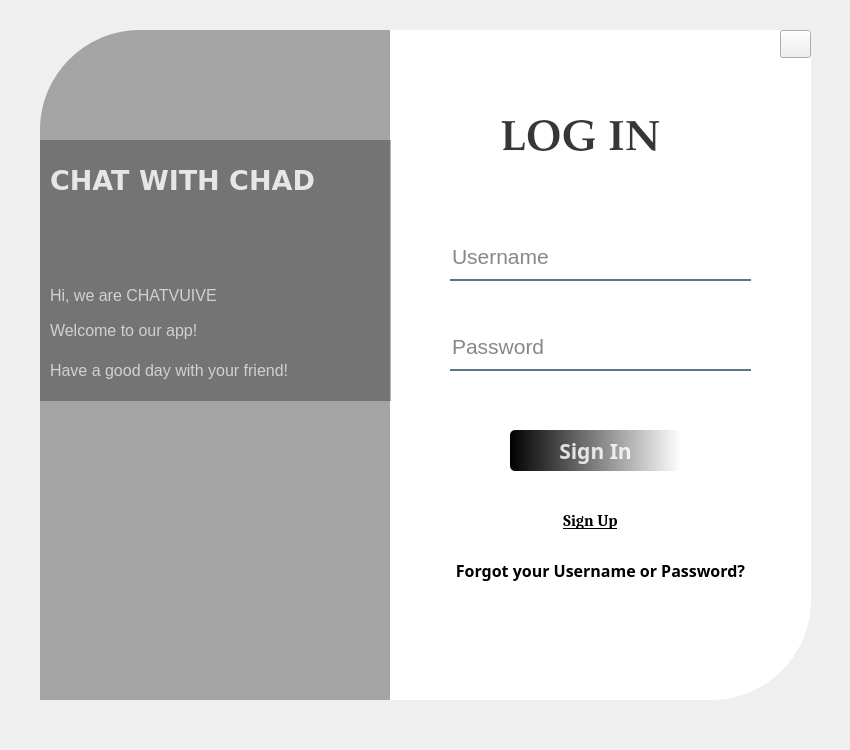
<?xml version="1.0" encoding="UTF-8"?>
<ui version="4.0">
 <class>LogIn</class>
 <widget class="QWidget" name="LogIn">
  <property name="geometry">
   <rect>
    <x>0</x>
    <y>0</y>
    <width>850</width>
    <height>750</height>
   </rect>
  </property>
  <property name="windowTitle">
   <string>Form</string>
  </property>
  <widget class="QWidget" name="widget" native="true">
   <property name="geometry">
    <rect>
     <x>40</x>
     <y>30</y>
     <width>771</width>
     <height>670</height>
    </rect>
   </property>
   <property name="font">
    <font>
     <pointsize>20</pointsize>
     <weight>75</weight>
     <bold>true</bold>
    </font>
   </property>
   <property name="styleSheet">
    <string notr="true">QPushButton#BtSignIn{
	background-color: qlineargradient(spread:pad, x1:0, y1:0, x2:1, y2:0, stop:0 rgba(0, 0, 0, 255), stop:1 rgba(255, 255, 255, 255));
	color: rgba(255,255,255,210);
	border-radius: 5px;
}
QPushButton#BtSignIn:hover{
	background-color: qlineargradient(spread:pad, x1:0, y1:0, x2:1, y2:0, stop:0 rgba(50, 0, 0, 255), stop:1 rgba(255, 255, 150, 255));
}
QPushButton#BtSignIn:pressed{
	padding-left: 5px;
	padding-top: 5px;
	background-color: gba(150,123,111,215);

}</string>
   </property>
   <widget class="QLabel" name="label">
    <property name="geometry">
     <rect>
      <x>0</x>
      <y>0</y>
      <width>361</width>
      <height>670</height>
     </rect>
    </property>
    <property name="font">
     <font>
      <pointsize>20</pointsize>
      <weight>75</weight>
      <bold>true</bold>
     </font>
    </property>
    <property name="styleSheet">
     <string notr="true">border-image: url(:/image/image/welcome.jpg);
border-top-left-radius: 100px;
background-color: rgba(0,0,0,80);</string>
    </property>
    <property name="text">
     <string/>
    </property>
   </widget>
   <widget class="QLabel" name="label_2">
    <property name="geometry">
     <rect>
      <x>350</x>
      <y>0</y>
      <width>421</width>
      <height>670</height>
     </rect>
    </property>
    <property name="font">
     <font>
      <pointsize>20</pointsize>
      <weight>75</weight>
      <bold>true</bold>
     </font>
    </property>
    <property name="styleSheet">
     <string notr="true">background-color: rgba(255,255,255,255);
border-bottom-right-radius: 100px;
</string>
    </property>
    <property name="text">
     <string/>
    </property>
   </widget>
   <widget class="QLabel" name="Title">
    <property name="geometry">
     <rect>
      <x>460</x>
      <y>80</y>
      <width>211</width>
      <height>61</height>
     </rect>
    </property>
    <property name="font">
     <font>
      <family>Palatino Linotype</family>
      <pointsize>32</pointsize>
      <weight>75</weight>
      <bold>true</bold>
     </font>
    </property>
    <property name="styleSheet">
     <string notr="true">background-color: rgba(255,255,255,255);
color: rgba(0,0,0,200);</string>
    </property>
    <property name="text">
     <string>LOG IN</string>
    </property>
   </widget>
   <widget class="QLineEdit" name="Username">
    <property name="geometry">
     <rect>
      <x>410</x>
      <y>210</y>
      <width>301</width>
      <height>41</height>
     </rect>
    </property>
    <property name="font">
     <font>
      <family>Microsoft Sans Serif</family>
      <pointsize>16</pointsize>
      <weight>50</weight>
      <bold>false</bold>
      <underline>false</underline>
     </font>
    </property>
    <property name="autoFillBackground">
     <bool>false</bool>
    </property>
    <property name="styleSheet">
     <string notr="true">background-color: rgba(0,0,0,0);
border: none;
border-bottom: 2px solid rgba(46,82,101,200);
color: rgba(0,0,0,240);
padding-bottom: 7px;
</string>
    </property>
    <property name="placeholderText">
     <string>Username</string>
    </property>
   </widget>
   <widget class="QLineEdit" name="Password">
    <property name="geometry">
     <rect>
      <x>410</x>
      <y>300</y>
      <width>301</width>
      <height>41</height>
     </rect>
    </property>
    <property name="font">
     <font>
      <family>Microsoft Sans Serif</family>
      <pointsize>16</pointsize>
      <weight>50</weight>
      <bold>false</bold>
      <underline>false</underline>
     </font>
    </property>
    <property name="autoFillBackground">
     <bool>false</bool>
    </property>
    <property name="styleSheet">
     <string notr="true">background-color: rgba(0,0,0,0);
border: none;
border-bottom: 2px solid rgba(46,82,101,200);
color: rgba(0,0,0,240);
padding-bottom: 7px;
</string>
    </property>
    <property name="echoMode">
     <enum>QLineEdit::Password</enum>
    </property>
    <property name="placeholderText">
     <string>Password</string>
    </property>
   </widget>
   <widget class="QPushButton" name="BtSignIn">
    <property name="geometry">
     <rect>
      <x>470</x>
      <y>400</y>
      <width>171</width>
      <height>41</height>
     </rect>
    </property>
    <property name="font">
     <font>
      <family>Segoe UI Black</family>
      <pointsize>16</pointsize>
      <weight>75</weight>
      <bold>true</bold>
     </font>
    </property>
    <property name="text">
     <string>Sign In</string>
    </property>
   </widget>
   <widget class="QPushButton" name="BtForgotPassword">
    <property name="geometry">
     <rect>
      <x>370</x>
      <y>520</y>
      <width>381</width>
      <height>41</height>
     </rect>
    </property>
    <property name="font">
     <font>
      <family>Segoe UI Black</family>
      <pointsize>12</pointsize>
      <weight>75</weight>
      <italic>false</italic>
      <bold>true</bold>
      <underline>false</underline>
     </font>
    </property>
    <property name="styleSheet">
     <string notr="true">border: none;</string>
    </property>
    <property name="text">
     <string>Forgot your Username or Password?</string>
    </property>
   </widget>
   <widget class="QPushButton" name="BtSignUp">
    <property name="geometry">
     <rect>
      <x>490</x>
      <y>470</y>
      <width>121</width>
      <height>41</height>
     </rect>
    </property>
    <property name="font">
     <font>
      <family>Cambria</family>
      <pointsize>12</pointsize>
      <weight>75</weight>
      <italic>false</italic>
      <bold>true</bold>
      <underline>true</underline>
     </font>
    </property>
    <property name="styleSheet">
     <string notr="true">border: none;</string>
    </property>
    <property name="text">
     <string>Sign Up</string>
    </property>
   </widget>
   <widget class="QLabel" name="label_3">
    <property name="geometry">
     <rect>
      <x>0</x>
      <y>110</y>
      <width>351</width>
      <height>261</height>
     </rect>
    </property>
    <property name="styleSheet">
     <string notr="true">background-color: rgba(0,0,0,75);</string>
    </property>
    <property name="text">
     <string/>
    </property>
   </widget>
   <widget class="QLabel" name="Txtnameapp">
    <property name="geometry">
     <rect>
      <x>10</x>
      <y>120</y>
      <width>341</width>
      <height>61</height>
     </rect>
    </property>
    <property name="font">
     <font>
      <family>Verdana</family>
      <pointsize>20</pointsize>
      <weight>75</weight>
      <bold>true</bold>
     </font>
    </property>
    <property name="styleSheet">
     <string notr="true">color: rgba(255,255,255,210);</string>
    </property>
    <property name="text">
     <string>CHAT WITH CHAD</string>
    </property>
    <property name="textFormat">
     <enum>Qt::AutoText</enum>
    </property>
    <property name="wordWrap">
     <bool>false</bool>
    </property>
   </widget>
   <widget class="QLabel" name="Txthello1">
    <property name="geometry">
     <rect>
      <x>10</x>
      <y>240</y>
      <width>331</width>
      <height>51</height>
     </rect>
    </property>
    <property name="font">
     <font>
      <family>Segoe UI</family>
      <pointsize>12</pointsize>
     </font>
    </property>
    <property name="styleSheet">
     <string notr="true">color: rgba(255,255,255,170);</string>
    </property>
    <property name="text">
     <string>Hi, we are CHATVUIVE</string>
    </property>
   </widget>
   <widget class="QLabel" name="Txthello2">
    <property name="geometry">
     <rect>
      <x>10</x>
      <y>280</y>
      <width>331</width>
      <height>41</height>
     </rect>
    </property>
    <property name="font">
     <font>
      <pointsize>12</pointsize>
     </font>
    </property>
    <property name="styleSheet">
     <string notr="true">color: rgba(255,255,255,170);</string>
    </property>
    <property name="text">
     <string>Welcome to our app!</string>
    </property>
   </widget>
   <widget class="QLabel" name="Txthello3">
    <property name="geometry">
     <rect>
      <x>10</x>
      <y>320</y>
      <width>331</width>
      <height>41</height>
     </rect>
    </property>
    <property name="font">
     <font>
      <pointsize>12</pointsize>
     </font>
    </property>
    <property name="styleSheet">
     <string notr="true">color: rgba(255,255,255,170);</string>
    </property>
    <property name="text">
     <string>Have a good day with your friend!</string>
    </property>
   </widget>
   <widget class="QPushButton" name="BtExit">
    <property name="geometry">
     <rect>
      <x>740</x>
      <y>0</y>
      <width>31</width>
      <height>28</height>
     </rect>
    </property>
    <property name="styleSheet">
     <string notr="true">border-image: url(:/image/image/exit.png);</string>
    </property>
    <property name="text">
     <string/>
    </property>
   </widget>
  </widget>
 </widget>
 <resources>
  <include location="res.qrc"/>
 </resources>
 <connections/>
</ui>
